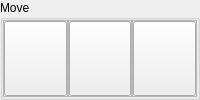
                   <widget class="QGroupBox" name="groupbox_move">
                    <property name="enabled">
                     <bool>true</bool>
                    </property>
                    <property name="minimumSize">
                     <size>
                      <width>200</width>
                      <height>100</height>
                     </size>
                    </property>
                    <property name="maximumSize">
                     <size>
                      <width>200</width>
                      <height>100</height>
                     </size>
                    </property>
                    <property name="styleSheet">
                     <string notr="true"/>
                    </property>
                    <property name="title">
                     <string>Move</string>
                    </property>
                    <layout class="QHBoxLayout" name="horizontalLayout">
                     <property name="spacing">
                      <number>0</number>
                     </property>
                     <property name="leftMargin">
                      <number>0</number>
                     </property>
                     <property name="topMargin">
                      <number>0</number>
                     </property>
                     <property name="rightMargin">
                      <number>0</number>
                     </property>
                     <property name="bottomMargin">
                      <number>0</number>
                     </property>
                     <item>
                      <widget class="QFrame" name="frame_button_hit">
                       <property name="frameShape">
                        <enum>QFrame::Shape::StyledPanel</enum>
                       </property>
                       <property name="frameShadow">
                        <enum>QFrame::Shadow::Raised</enum>
                       </property>
                       <layout class="QVBoxLayout" name="verticalLayout_21">
                        <property name="spacing">
                         <number>0</number>
                        </property>
                        <property name="leftMargin">
                         <number>0</number>
                        </property>
                        <property name="topMargin">
                         <number>0</number>
                        </property>
                        <property name="rightMargin">
                         <number>0</number>
                        </property>
                        <property name="bottomMargin">
                         <number>0</number>
                        </property>
                        <item>
                         <widget class="QPushButton" name="button_hit">
                          <property name="sizePolicy">
                           <sizepolicy hsizetype="Preferred" vsizetype="Preferred">
                            <horstretch>0</horstretch>
                            <verstretch>0</verstretch>
                           </sizepolicy>
                          </property>
                          <property name="minimumSize">
                           <size>
                            <width>50</width>
                            <height>50</height>
                           </size>
                          </property>
                          <property name="maximumSize">
                           <size>
                            <width>16777215</width>
                            <height>16777215</height>
                           </size>
                          </property>
                          <property name="cursor">
                           <cursorShape>PointingHandCursor</cursorShape>
                          </property>
                          <property name="text">
                           <string/>
                          </property>
                          <property name="icon">
                           <iconset resource="resource/resources.qrc">
                            <normaloff>:/icons/hit.png</normaloff>:/icons/hit.png</iconset>
                          </property>
                          <property name="iconSize">
                           <size>
                            <width>40</width>
                            <height>40</height>
                           </size>
                          </property>
                          <property name="shortcut">
                           <string>Q</string>
                          </property>
                         </widget>
                        </item>
                       </layout>
                      </widget>
                     </item>
                     <item>
                      <widget class="QFrame" name="frame_button_stand">
                       <property name="frameShape">
                        <enum>QFrame::Shape::StyledPanel</enum>
                       </property>
                       <property name="frameShadow">
                        <enum>QFrame::Shadow::Raised</enum>
                       </property>
                       <layout class="QVBoxLayout" name="verticalLayout_23">
                        <property name="spacing">
                         <number>0</number>
                        </property>
                        <property name="leftMargin">
                         <number>0</number>
                        </property>
                        <property name="topMargin">
                         <number>0</number>
                        </property>
                        <property name="rightMargin">
                         <number>0</number>
                        </property>
                        <property name="bottomMargin">
                         <number>0</number>
                        </property>
                        <item>
                         <widget class="QPushButton" name="button_stand">
                          <property name="sizePolicy">
                           <sizepolicy hsizetype="Preferred" vsizetype="Preferred">
                            <horstretch>0</horstretch>
                            <verstretch>0</verstretch>
                           </sizepolicy>
                          </property>
                          <property name="minimumSize">
                           <size>
                            <width>50</width>
                            <height>50</height>
                           </size>
                          </property>
                          <property name="maximumSize">
                           <size>
                            <width>16777215</width>
                            <height>16777215</height>
                           </size>
                          </property>
                          <property name="cursor">
                           <cursorShape>OpenHandCursor</cursorShape>
                          </property>
                          <property name="text">
                           <string/>
                          </property>
                          <property name="icon">
                           <iconset resource="resource/resources.qrc">
                            <normaloff>:/icons/stand.png</normaloff>:/icons/stand.png</iconset>
                          </property>
                          <property name="iconSize">
                           <size>
                            <width>40</width>
                            <height>40</height>
                           </size>
                          </property>
                          <property name="shortcut">
                           <string>W</string>
                          </property>
                         </widget>
                        </item>
                       </layout>
                      </widget>
                     </item>
                     <item>
                      <widget class="QFrame" name="frame_button_double">
                       <property name="frameShape">
                        <enum>QFrame::Shape::StyledPanel</enum>
                       </property>
                       <property name="frameShadow">
                        <enum>QFrame::Shadow::Raised</enum>
                       </property>
                       <layout class="QVBoxLayout" name="verticalLayout_24">
                        <property name="spacing">
                         <number>0</number>
                        </property>
                        <property name="leftMargin">
                         <number>0</number>
                        </property>
                        <property name="topMargin">
                         <number>0</number>
                        </property>
                        <property name="rightMargin">
                         <number>0</number>
                        </property>
                        <property name="bottomMargin">
                         <number>0</number>
                        </property>
                        <item>
                         <widget class="QPushButton" name="button_double">
                          <property name="sizePolicy">
                           <sizepolicy hsizetype="Preferred" vsizetype="Preferred">
                            <horstretch>0</horstretch>
                            <verstretch>0</verstretch>
                           </sizepolicy>
                          </property>
                          <property name="minimumSize">
                           <size>
                            <width>50</width>
                            <height>50</height>
                           </size>
                          </property>
                          <property name="maximumSize">
                           <size>
                            <width>16777215</width>
                            <height>16777215</height>
                           </size>
                          </property>
                          <property name="cursor">
                           <cursorShape>OpenHandCursor</cursorShape>
                          </property>
                          <property name="text">
                           <string/>
                          </property>
                          <property name="icon">
                           <iconset resource="resource/resources.qrc">
                            <normaloff>:/icons/double-up.png</normaloff>:/icons/double-up.png</iconset>
                          </property>
                          <property name="iconSize">
                           <size>
                            <width>50</width>
                            <height>50</height>
                           </size>
                          </property>
                          <property name="shortcut">
                           <string>E</string>
                          </property>
                         </widget>
                        </item>
                       </layout>
                      </widget>
                     </item>
                    </layout>
                   </widget>
